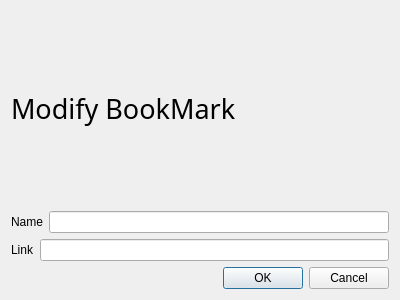
<?xml version="1.0" encoding="UTF-8"?>
<ui version="4.0">
 <class>Dialog</class>
 <widget class="QDialog" name="Dialog">
  <property name="geometry">
   <rect>
    <x>0</x>
    <y>0</y>
    <width>400</width>
    <height>300</height>
   </rect>
  </property>
  <property name="windowTitle">
   <string>Dialog</string>
  </property>
  <layout class="QGridLayout" name="gridLayout">
   <item row="0" column="0">
    <widget class="QLabel" name="label">
     <property name="font">
      <font>
       <family>Agency FB</family>
       <pointsize>20</pointsize>
      </font>
     </property>
     <property name="text">
      <string>Modify BookMark</string>
     </property>
    </widget>
   </item>
   <item row="1" column="0">
    <layout class="QHBoxLayout" name="horizontalLayout">
     <item>
      <widget class="QLabel" name="label_2">
       <property name="text">
        <string>Name</string>
       </property>
      </widget>
     </item>
     <item>
      <widget class="QLineEdit" name="nameEdit"/>
     </item>
    </layout>
   </item>
   <item row="2" column="0">
    <layout class="QHBoxLayout" name="horizontalLayout_2">
     <item>
      <widget class="QLabel" name="label_3">
       <property name="text">
        <string>Link</string>
       </property>
      </widget>
     </item>
     <item>
      <widget class="QLineEdit" name="linkEdit"/>
     </item>
    </layout>
   </item>
   <item row="3" column="0">
    <widget class="QDialogButtonBox" name="buttonBox">
     <property name="orientation">
      <enum>Qt::Horizontal</enum>
     </property>
     <property name="standardButtons">
      <set>QDialogButtonBox::Cancel|QDialogButtonBox::Ok</set>
     </property>
    </widget>
   </item>
  </layout>
 </widget>
 <resources/>
 <connections>
  <connection>
   <sender>buttonBox</sender>
   <signal>accepted()</signal>
   <receiver>Dialog</receiver>
   <slot>accept()</slot>
   <hints>
    <hint type="sourcelabel">
     <x>248</x>
     <y>254</y>
    </hint>
    <hint type="destinationlabel">
     <x>157</x>
     <y>274</y>
    </hint>
   </hints>
  </connection>
  <connection>
   <sender>buttonBox</sender>
   <signal>rejected()</signal>
   <receiver>Dialog</receiver>
   <slot>reject()</slot>
   <hints>
    <hint type="sourcelabel">
     <x>316</x>
     <y>260</y>
    </hint>
    <hint type="destinationlabel">
     <x>286</x>
     <y>274</y>
    </hint>
   </hints>
  </connection>
 </connections>
</ui>
